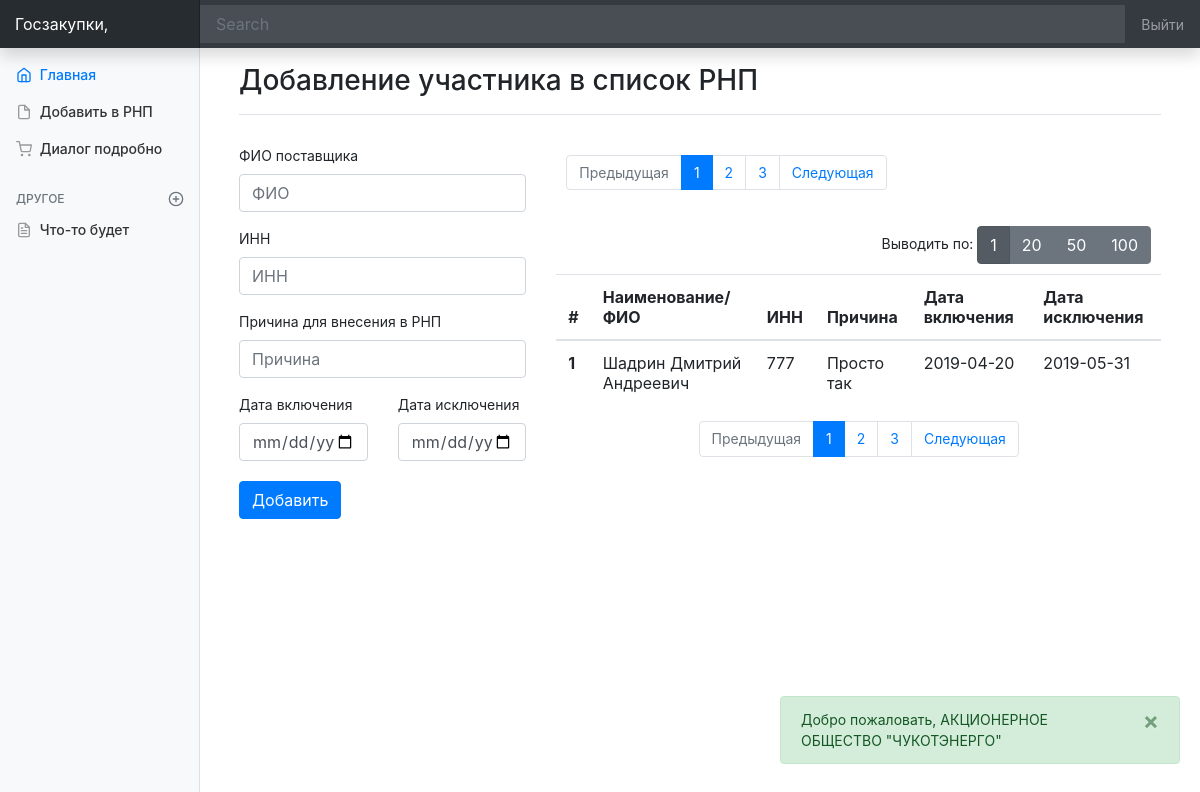
/userpanel/index.php?act=rnp&page=1&limit=1 (signed in), run on the app's committed database.
### tables this page shows
CREATE TABLE `rnp` (
  `id` int(11) NOT NULL,
  `id_user` int(11) NOT NULL,
  `date_start` date NOT NULL,
  `date_end` date NOT NULL,
  `reason` varchar(255) NOT NULL
);

CREATE TABLE `user` (
  `id` int(11) NOT NULL,
  `fio` varchar(255) NOT NULL,
  `inn` varchar(255) NOT NULL,
  `phone` varchar(255) NOT NULL,
  `type` varchar(255) NOT NULL,
  `email` varchar(255) NOT NULL,
  `password` varchar(255) NOT NULL,
  `date_reg` date NOT NULL,
  `rnp` int(11) NOT NULL,
  `token` varchar(255) NOT NULL
);

### userpanel/templates/rnp.php (the view, shortened to what this page needs)
<main role="main" class="col-md-9 ml-sm-auto col-lg-10 px-4">
<div class="main_container">
    <div class="col-12">
      <div class="d-flex justify-content-between flex-wrap flex-md-nowrap align-items-center pt-3 pb-2 mb-3 border-bottom">
        <h3 class="h3">Добавление участника в список РНП</h3>
      </div>
    <div class="row" style="margin-top: 30px;" >
        <div class="col-4">
            <form action="send.php?act=addUserToRNP" method="post">
                <div class="form-group">
                    <label for="exampleInputEmail1">ФИО поставщика</label>
                <input type="text" class="form-control smartfinder" name="name" id="exampleInputEmail1" aria-describedby="emailHelp" placeholder="ФИО ">
              </div>
              <div class="form-group">
                <label for="exampleInputEmail1">ИНН</label>
                <input type="text" class="form-control" name="inn" id="exampleInputEmail1" aria-describedby="emailHelp" placeholder="ИНН">
              </div>
              <div class="form-group">
                <label for="exampleInputPassword1">Причина для внесения в РНП</label>
                <input type="text" class="form-control" name="reason" id="exampleInputPassword1" placeholder="Причина">
              </div>
              <div class="row" style="margin-top: 10px">
                  <div class="col-6">
                      <label for="exampleInputPassword1">Дата включения</label>
                      <input type="date" class="form-control"  placeholder="Дата включения" name="date_start">
                  </div>
                  <div class="col-6">
                      <label for="exampleInputPassword1">Дата исключения</label>
                      <input type="date" class="form-control"  placeholder="Дата исключения" name="date_end">
                  </div>
              </div>
              <button type="submit" class="btn btn-primary" style="margin-top:20px;">Добавить</button>
            </form>
        </div>
        <div class="col-8">
            <div style="padding:10px;float:left;">
                            <nav aria-label="Page navigation example">
          <ul class="pagination justify-content-center">
            <li class="page-item <?=(($page==1) ? "disabled":"" )?>">
              <a class="page-link" href="?page=<?=$page-1?>&limit=<?=$limit?>" tabindex="-1" aria-disabled="true">Предыдущая</a>
            </li>
              <?  for ($i=0;$i<$rnpPagesNum;$i++){?>
            <li class="page-item <?=(($page-1==$i) ? "active":"") ?>"><a class="page-link" href="?page=<?=($i+1)?>&limit=<?=$limit?>"><?=$i+1?></a></li>
              <?}?>
            <li class="page-item <?=(($page==$rnpPagesNum) ? "disabled":"") ?>">
              <a class="page-link " href="?page=<?=$page+1?>&limit=<?=$limit?>">Следующая</a>
            </li>
          </ul>
        </nav>
            </div>
            <div style="padding:10px;float:right;">
                                Выводить по:
            <div class="btn-group" role="group" aria-label="Basic example">
              <a href="?act=rnp&page=<?=$page?>&limit=1" class="btn btn-secondary <?=(($limit==1) ? "active":"") ?>">1</a>
                <a href="?act=rnp&page=<?=$page?>&limit=20" class="btn btn-secondary <?=(($limit==20) ? "active":"") ?>">20</a>
              <a href="?act=rnp&page=<?=$page?>&limit=50" class="btn btn-secondary <?=(($limit==50) ? "active":"") ?>">50</a>
              <a href="?act=rnp&page=<?=$page?>&limit=100" class="btn btn-secondary <?=(($limit==100) ? "active":"") ?>">100</a>
            </div>
                </div>
            <div class="table_block ">
                    <table class="table table-hover">
                      <thead>
                        <tr>
                          <th scope="col">#</th>
                          <th scope="col">Наименование/ФИО</th>
                          <th scope="col">ИНН</th>
                          <th scope="col">Причина</th>
                          <th scope="col">Дата включения</th>
                          <th scope="col">Дата исключения</th>
                        </tr>
                      </thead>
                      <tbody>
                          <?for ($i=0;$i<count($rnpData);$i++){?>
                        <tr>
                          <th scope="row"><?=($i+1)?></th>
                          <td><?=$rnpData[$i]['fio']?></td>
                          <td><?=$rnpData[$i]['inn']?></td>
                          <td><?=$rnpData[$i]['reason']?></td>
                          <td><?=$rnpData[$i]['date_start']?></td>
                          <td><?=$rnpData[$i]['date_end']?></td>
                        </tr>
                          <?}?>
                        </tbody>
                </table>
        </div>
        <nav aria-label="Page navigation example">
          <ul class="pagination justify-content-center">
            <li class="page-item <?=(($page==1) ? "disabled":"" )?>">
              <a class="page-link" href="?act=rnp&page=<?=$page-1?>&limit=<?=$limit?>" tabindex="-1" aria-disabled="true">Предыдущая</a>
            </li>
              <?  for ($i=0;$i<$rnpPagesNum;$i++){?>
            <li class="page-item <?=(($page-1==$i) ? "active":"") ?>"><a class="page-link" href="?act=rnp&page=<?=($i+1)?>&limit=<?=$limit?>"><?=$i+1?></a></li>
              <?}?>
            <li class="page-item <?=(($page==$rnpPagesNum) ? "disabled":"") ?>">
              <a class="page-link " href="?act=rnp&page=<?=$page+1?>&limit=<?=$limit?>">Следующая</a>
            </li>
          </ul>
        </nav>
    </div>
</div>
</main>

### userpanel/css/style.css (style rules this page uses)
body { font-size: .875rem; }
[role="main"] { padding-top: 133px; }
@media (min-width: 768px) { [role="main"] { padding-top: 48px; } }

### data on the page
rnp: id_user.fio "Шадрин Дмитрий Андреевич", id_user.inn "777", reason "Просто так", date_start "2019-04-20", date_end "2019-05-31"

### other printed values
$_SESSION['SUCCESS'] "Добро пожаловать, АКЦИОНЕРНОЕ ОБЩЕСТВО \"ЧУКОТЭНЕРГО\""
